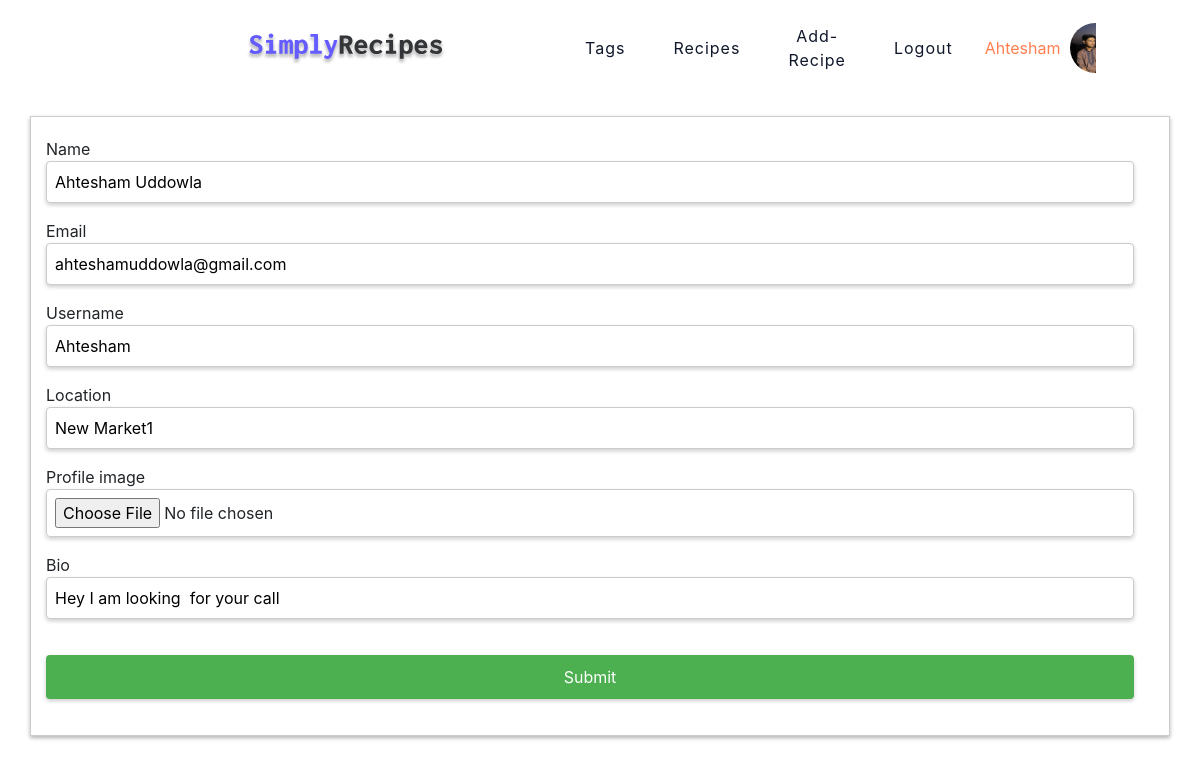
Page /edit-account/82202d7c-c892-4ba1-963e-add3e1eed197/ (signed in) on the earlier database version.
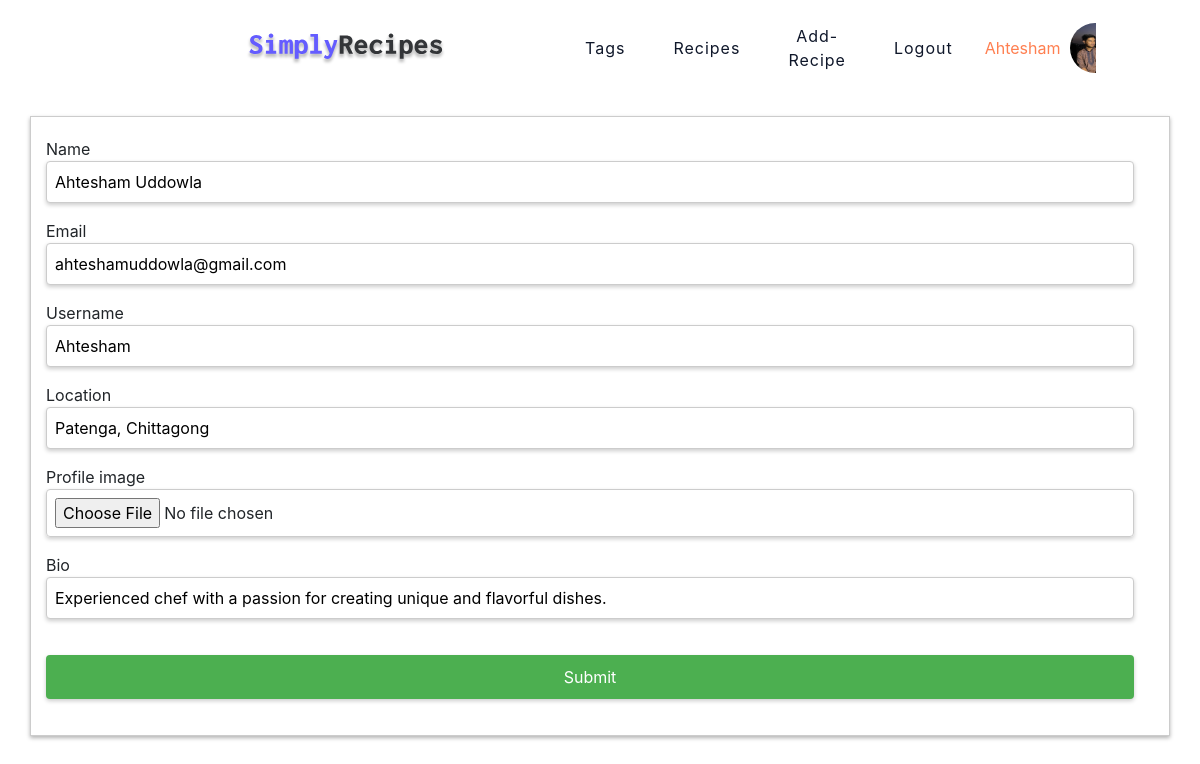
Same page on the later database version.
### users/models.py (models this page shows, shortened)
class Profile(models.Model):
    user = models.OneToOneField(User, on_delete=models.CASCADE)
    name = models.CharField(max_length=200)
    email = models.EmailField(max_length=200, unique=True)
    username = models.CharField(max_length=200)
    location = models.CharField(max_length=200, null=True, blank=True)
    profile_image = models.ImageField(null=True, blank=True,
                    upload_to='profiles/', default='profiles/user_default.png')
    bio = models.TextField(max_length=2000, null=True, blank=True)
    id = models.UUIDField(default=uuid.uuid4, primary_key=True, unique=True, editable=False)
    created = models.DateTimeField(auto_now_add=True)

### users/views.py (the view, shortened to what this page needs)
# urls.py: path('edit-account/<str:pk>/', views.edit_account_view, name='edit-account'),
@login_required(login_url='login')
def edit_account_view(request, pk):
    profile = request.user.profile
    form = ProfileForm(instance=profile)
    context = {'form':form}
    return render(request, 'users/edit-account.html', context )

### users/forms.py
class ProfileForm(forms.ModelForm):
    class Meta:
        model = Profile
        fields = ['name', 'email', 'username', 'location', 'profile_image', 'bio']
        widgets = {
            'profile_image': FileInput(attrs={'class': 'form-control-file'}),
            'bio': forms.TextInput(attrs={'style': 'border: 1px solid #ccc;'}),
        }

### users/templates/users/edit-account.html (shortened to what this page needs)
{% extends 'main.html' %}
 {% block content %}
    <div class="container">
      <div class="account-form">
        <form action="" method="post" enctype="multipart/form-data">
          {% for field in form %}
              {{field.label}}
              {{field}}
          {% endfor %}
          <input type="submit" value="Submit">
        </form>
      </div>
    </div>
{% endblock %}

Differences in the rows shown:
changed Profile "Ahtesham Uddowla": location "New Market1" → "Patenga, Chittagong"; bio "Hey I am looking for your call" → "Experienced chef with a passion for creating unique and flavorful dishes."
